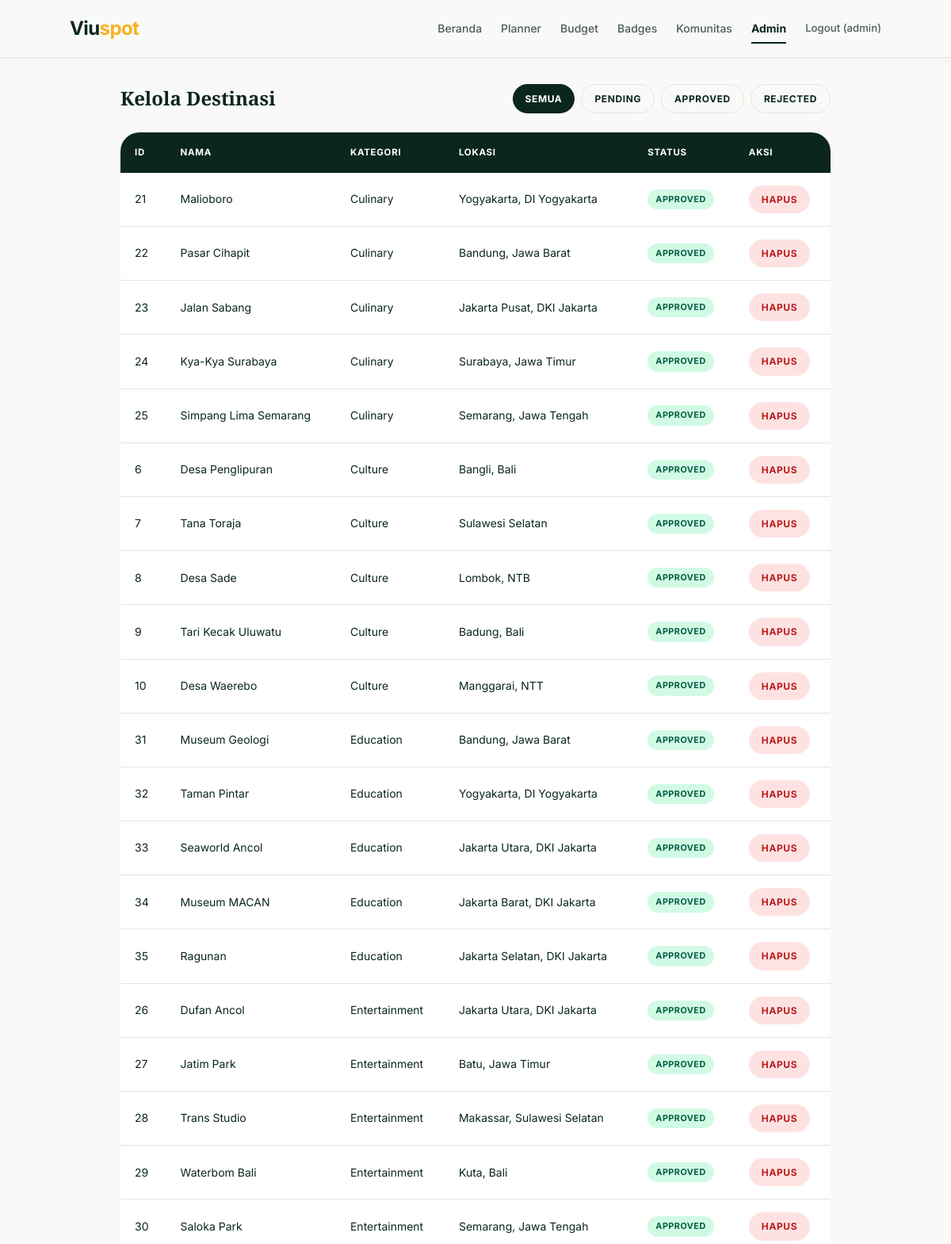
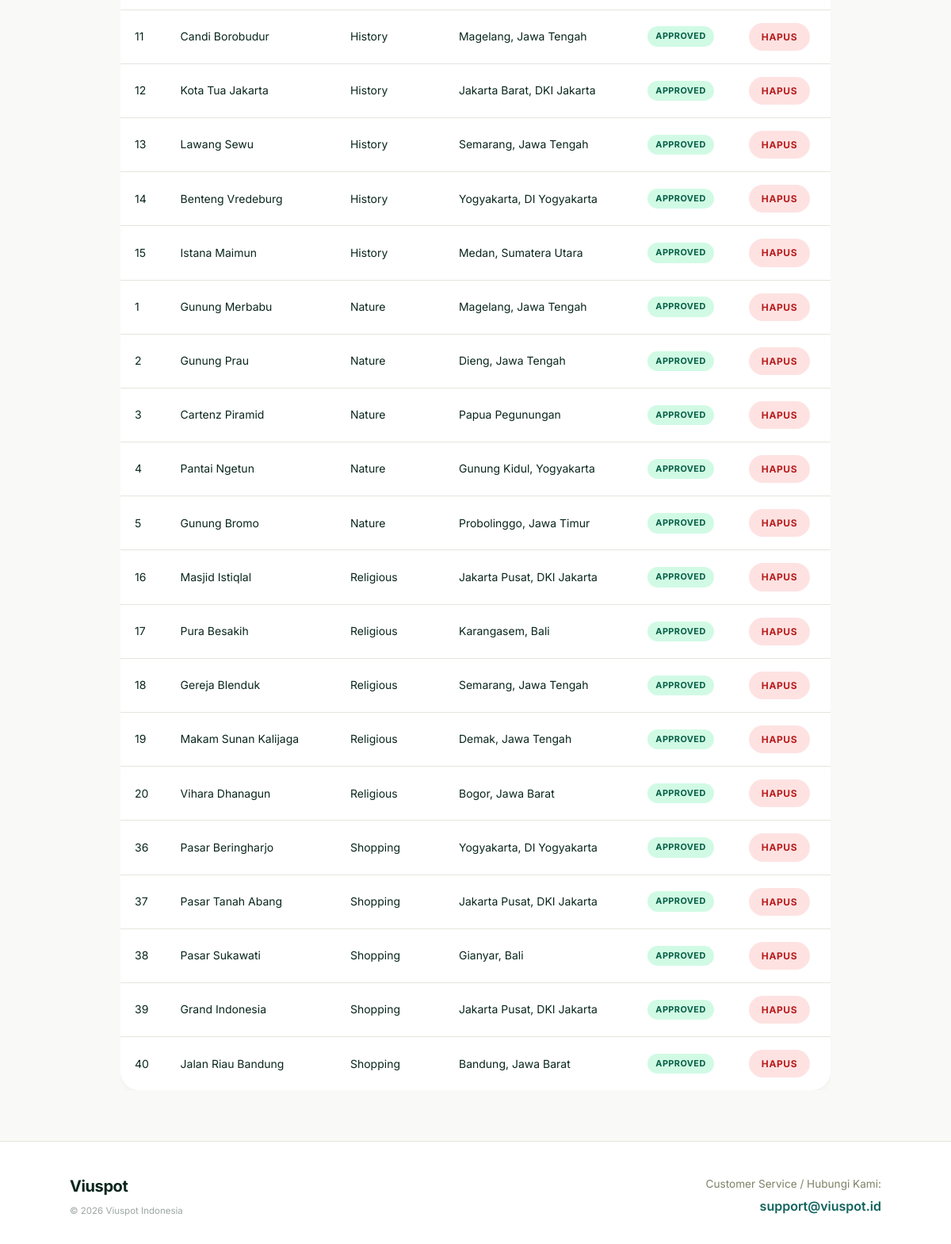
Screenshot of /admin/places.php (signed in) with the database file from the repository (2 pictures, top to bottom).
### tables this page shows
CREATE TABLE `places` (
    `id`           INT AUTO_INCREMENT PRIMARY KEY,
    `name`         VARCHAR(150) NOT NULL,
    `category_id`  INT NOT NULL,
    `location`     VARCHAR(200) NOT NULL,
    `description`  TEXT,
    `entrance_fee` DECIMAL(10, 2) DEFAULT 0,
    `parking_fee`  DECIMAL(10, 2) DEFAULT 0,
    `meal_cost`    DECIMAL(10, 2) DEFAULT 0,
    `latitude`     VARCHAR(20),
    `longitude`    VARCHAR(20),
    `image_url`    VARCHAR(255) DEFAULT '',
    `status`       ENUM('pending', 'approved', 'rejected') DEFAULT 'pending',
    `submitted_by` INT,
    `created_at`   TIMESTAMP DEFAULT CURRENT_TIMESTAMP,
    `updated_at`   TIMESTAMP DEFAULT CURRENT_TIMESTAMP ON UPDATE CURRENT_TIMESTAMP,
    FOREIGN KEY (`category_id`) REFERENCES `categories` (`id`) ON DELETE CASCADE,
    FOREIGN KEY (`submitted_by`) REFERENCES `users` (`id`) ON DELETE SET NULL
);

CREATE TABLE `categories` (
    `id`          INT AUTO_INCREMENT PRIMARY KEY,
    `name`        VARCHAR(50) NOT NULL UNIQUE,
    `slug`        VARCHAR(50) NOT NULL UNIQUE,
    `description` TEXT,
    `icon`        VARCHAR(50) DEFAULT 'map-pin'
);

### includes/functions.php (called while the page is built, shortened)
<?php
function esc($str) {
    return htmlspecialchars($str ?? '', ENT_QUOTES, 'UTF-8');
}
?>

### admin/places.php (the view, shortened to what this page needs)
<?php
require_once '../includes/functions.php';
$status_filter = $_GET['status'] ?? 'all';
if ($status_filter !== 'all') {
    $places = get_all_places($pdo, $status_filter);
} else {
    $stmt = $pdo->query("SELECT p.*, c.`name` as category_name FROM places p JOIN categories c ON p.category_id = c.id ORDER BY p.created_at DESC");
    $places = $stmt->fetchAll();
}
require_once '../includes/header.php';
?>
<div class="container">
    <div style="display:flex; justify-content:space-between; align-items:center; margin-bottom:1.5rem; flex-wrap:wrap; gap:1rem;">
        <h2>Kelola Destinasi</h2>
        <div style="display:flex; gap:0.5rem;">
            <a href="places.php?status=all" class="btn btn-sm <?php echo $status_filter=='all'?'btn-primary':'btn-outline'; ?>">Semua</a>
            <a href="places.php?status=pending" class="btn btn-sm <?php echo $status_filter=='pending'?'btn-primary':'btn-outline'; ?>">Pending</a>
            <a href="places.php?status=approved" class="btn btn-sm <?php echo $status_filter=='approved'?'btn-primary':'btn-outline'; ?>">Approved</a>
            <a href="places.php?status=rejected" class="btn btn-sm <?php echo $status_filter=='rejected'?'btn-primary':'btn-outline'; ?>">Rejected</a>
        </div>
    </div>
    <div class="table-responsive">
        <table class="data-table">
            <thead>
                <tr>
                    <th>ID</th>
                    <th>Nama</th>
                    <th>Kategori</th>
                    <th>Lokasi</th>
                    <th>Status</th>
                    <th>Aksi</th>
                </tr>
            </thead>
            <tbody>
                <?php foreach ($places as $place): ?>
                <tr>
                    <td><?php echo $place['id']; ?></td>
                    <td><?php echo esc($place['name']); ?></td>
                    <td><?php echo esc($place['category_name']); ?></td>
                    <td><?php echo esc($place['location']); ?></td>
                    <td><span class="status-badge status-<?php echo $place['status']; ?>"><?php echo ucfirst($place['status']); ?></span></td>
                    <td>
                        <a href="?action=delete&id=<?php echo $place['id']; ?>" class="btn btn-danger btn-sm" onclick="return confirm('Hapus destinasi ini?')">Hapus</a>
                    </td>
                </tr>
                <?php endforeach; ?>
            </tbody>
        </table>
    </div>
</div>
<?php require_once '../includes/footer.php'; ?>

### assets/css/style.css (style rules this page uses)
:root { --primary: #0A261D; --on-primary: #FFFFFF; --primary-container: #1a3a2f; --on-primary-container: #6B7C73; --primary-fixed: #d1e5db; --primary-fixed-dim: #b3cfc3; --on-primary-fixed: #0A261D; --on-primary-fixed-variant: #1a3a2f; --inverse-primary: #b3cfc3; --secondary: #F4B324; --on-secondary: #0A261D; --secondary-container: #F4B324; --on-secondary-container: #0A261D; --secondary-fixed: #fef3c7; --secondary-fixed-dim: #F4B324; --on-secondary-fixed: #0A261D; --tertiary: #4A5D54; --on-tertiary: #FFFFFF; --tertiary-container: #6B7C73; --on-tertiary-container: #FFFFFF; --tertiary-fixed: #d1e5db; --tertiary-fixed-dim: #b3cfc3; --error: #b91c1c; --on-error: #FFFFFF; --error-container: #fee2e2; --on-error-container: #b91c1c; --background: #F9F9F7; --on-background: #0A261D; --surface: #F9F9F7; --on-surface: #0A261D; --surface-variant: #F5F3EB; --on-surface-variant: #4A5D54; --surface-dim: #e8e6de; --surface-container-lowest: #FFFFFF; --surface-container-low: #F9F9F7; --surface-container: #F5F3EB; --surface-container-high: #eeece4; --surface-container-highest:#E6E4DD; --outline: #4A5D54; --outline-variant: #E6E4DD; --font-display: 'Playfair Display', Georgia, serif; --font-headline: 'Playfair Display', Georgia, serif; --font-body: 'Inter', system-ui, sans-serif; --font-label: 'Inter', system-ui, sans-serif; --gutter: 24px; --margin-desktop: 64px; --margin-mobile: 20px; --container-max: 1152px; --radius-sm: 8px; --radius: 12px; --radius-lg: 16px; --radius-xl: 24px; --radius-2xl: 32px; --radius-full: 9999px; --shadow-sm: 0 2px 8px rgba(10,38,29,0.04); --shadow-md: 0 8px 24px rgba(10,38,29,0.06); --shadow-lg: 0 16px 40px rgba(10,38,29,0.08); }
*, *::before, *::after { margin: 0; padding: 0; box-sizing: border-box; }
html { scroll-behavior: smooth; font-size: 16px; }
body { font-family: var(--font-body); background-color: var(--background); color: var(--on-background); line-height: 1.6; min-height: 100vh; display: flex; flex-direction: column; -webkit-font-smoothing: antialiased; }
a { color: var(--primary); text-decoration: none; transition: color .2s; }
h1, h2, h3, h4, h5, h6 { font-family: var(--font-headline); color: var(--on-surface); font-weight: 700; }
.container { width: 100%; max-width: var(--container-max); margin: 0 auto; padding: 0 var(--margin-mobile); }
@media (min-width: 768px) { .container { padding: 0 var(--margin-desktop); } }
.btn { display: inline-flex; align-items: center; justify-content: center; gap: 0.4rem; padding: 0.75rem 1.5rem; border-radius: var(--radius-full); font-family: var(--font-label); font-size: 0.82rem; font-weight: 700; letter-spacing: 0.05em; text-transform: uppercase; cursor: pointer; border: none; text-align: center; text-decoration: none; transition: all .2s ease; white-space: nowrap; }
.btn-primary { background: var(--primary); color: var(--on-primary); }
.btn-outline { background: transparent; border: 1.5px solid var(--outline-variant); color: var(--on-surface); }
.btn-danger { background: var(--error-container); color: var(--error); }
.btn-sm { padding: 0.5rem 1rem; font-size: 0.75rem; }
.table-responsive { overflow-x: auto; }
.data-table { width: 100%; border-collapse: collapse; background: var(--surface-container-lowest); border-radius: var(--radius-xl); overflow: hidden; box-shadow: var(--shadow-sm); }
.data-table thead { background: var(--primary); color: var(--on-primary); }
.data-table th, .data-table td { padding: 1rem 1.125rem; text-align: left; font-size: 0.875rem; }
.data-table th { font-family: var(--font-label); font-size: 0.72rem; font-weight: 700; letter-spacing: 0.06em; text-transform: uppercase; }
.data-table tbody tr { border-bottom: 1px solid var(--outline-variant); transition: background .15s; }
.data-table tbody tr:last-child { border-bottom: none; }
.status-badge { display: inline-block; padding: 0.25rem 0.625rem; border-radius: var(--radius-full); font-family: var(--font-label); font-size: 0.68rem; font-weight: 700; letter-spacing: 0.04em; text-transform: uppercase; }
.status-approved { background: #d1fae5; color: #065f46; }

### rows the page displays
places: id "21", name "Malioboro", category.name "Culinary", location "Yogyakarta, DI Yogyakarta", status "APPROVED"
places: id "22", name "Pasar Cihapit", category.name "Culinary", location "Bandung, Jawa Barat", status "APPROVED"
places: id "23", name "Jalan Sabang", category.name "Culinary", location "Jakarta Pusat, DKI Jakarta", status "APPROVED"
places: id "24", name "Kya-Kya Surabaya", category.name "Culinary", location "Surabaya, Jawa Timur", status "APPROVED"
places: id "25", name "Simpang Lima Semarang", category.name "Culinary", location "Semarang, Jawa Tengah", status "APPROVED"
places: id "6", name "Desa Penglipuran", category.name "Culture", location "Bangli, Bali", status "APPROVED"
places: id "7", name "Tana Toraja", category.name "Culture", location "Sulawesi Selatan", status "APPROVED"
places: id "8", name "Desa Sade", category.name "Culture", location "Lombok, NTB", status "APPROVED"
places: id "9", name "Tari Kecak Uluwatu", category.name "Culture", location "Badung, Bali", status "APPROVED"
places: id "10", name "Desa Waerebo", category.name "Culture", location "Manggarai, NTT", status "APPROVED"
places: id "31", name "Museum Geologi", category.name "Education", location "Bandung, Jawa Barat", status "APPROVED"
places: id "32", name "Taman Pintar", category.name "Education", location "Yogyakarta, DI Yogyakarta", status "APPROVED"
places: id "33", name "Seaworld Ancol", category.name "Education", location "Jakarta Utara, DKI Jakarta", status "APPROVED"
places: id "34", name "Museum MACAN", category.name "Education", location "Jakarta Barat, DKI Jakarta", status "APPROVED"
places: id "35", name "Ragunan", category.name "Education", location "Jakarta Selatan, DKI Jakarta", status "APPROVED"
places: id "26", name "Dufan Ancol", category.name "Entertainment", location "Jakarta Utara, DKI Jakarta", status "APPROVED"
places: id "27", name "Jatim Park", category.name "Entertainment", location "Batu, Jawa Timur", status "APPROVED"
places: id "28", name "Trans Studio", category.name "Entertainment", location "Makassar, Sulawesi Selatan", status "APPROVED"
places: id "29", name "Waterbom Bali", category.name "Entertainment", location "Kuta, Bali", status "APPROVED"
places: id "30", name "Saloka Park", category.name "Entertainment", location "Semarang, Jawa Tengah", status "APPROVED"
places: id "11", name "Candi Borobudur", category.name "History", location "Magelang, Jawa Tengah", status "APPROVED"
places: id "12", name "Kota Tua Jakarta", category.name "History", location "Jakarta Barat, DKI Jakarta", status "APPROVED"
places: id "13", name "Lawang Sewu", category.name "History", location "Semarang, Jawa Tengah", status "APPROVED"
places: id "14", name "Benteng Vredeburg", category.name "History", location "Yogyakarta, DI Yogyakarta", status "APPROVED"
places: id "15", name "Istana Maimun", category.name "History", location "Medan, Sumatera Utara", status "APPROVED"
places: id "1", name "Gunung Merbabu", category.name "Nature", location "Magelang, Jawa Tengah", status "APPROVED"
places: id "2", name "Gunung Prau", category.name "Nature", location "Dieng, Jawa Tengah", status "APPROVED"
places: id "3", name "Cartenz Piramid", category.name "Nature", location "Papua Pegunungan", status "APPROVED"
places: id "4", name "Pantai Ngetun", category.name "Nature", location "Gunung Kidul, Yogyakarta", status "APPROVED"
places: id "5", name "Gunung Bromo", category.name "Nature", location "Probolinggo, Jawa Timur", status "APPROVED"
places: id "16", name "Masjid Istiqlal", category.name "Religious", location "Jakarta Pusat, DKI Jakarta", status "APPROVED"
places: id "17", name "Pura Besakih", category.name "Religious", location "Karangasem, Bali", status "APPROVED"
places: id "18", name "Gereja Blenduk", category.name "Religious", location "Semarang, Jawa Tengah", status "APPROVED"
places: id "19", name "Makam Sunan Kalijaga", category.name "Religious", location "Demak, Jawa Tengah", status "APPROVED"
places: id "20", name "Vihara Dhanagun", category.name "Religious", location "Bogor, Jawa Barat", status "APPROVED"
places: id "36", name "Pasar Beringharjo", category.name "Shopping", location "Yogyakarta, DI Yogyakarta", status "APPROVED"
places: id "37", name "Pasar Tanah Abang", category.name "Shopping", location "Jakarta Pusat, DKI Jakarta", status "APPROVED"
places: id "38", name "Pasar Sukawati", category.name "Shopping", location "Gianyar, Bali", status "APPROVED"
places: id "39", name "Grand Indonesia", category.name "Shopping", location "Jakarta Pusat, DKI Jakarta", status "APPROVED"
places: id "40", name "Jalan Riau Bandung", category.name "Shopping", location "Bandung, Jawa Barat", status "APPROVED"

### other values shown
get_username() "admin"
